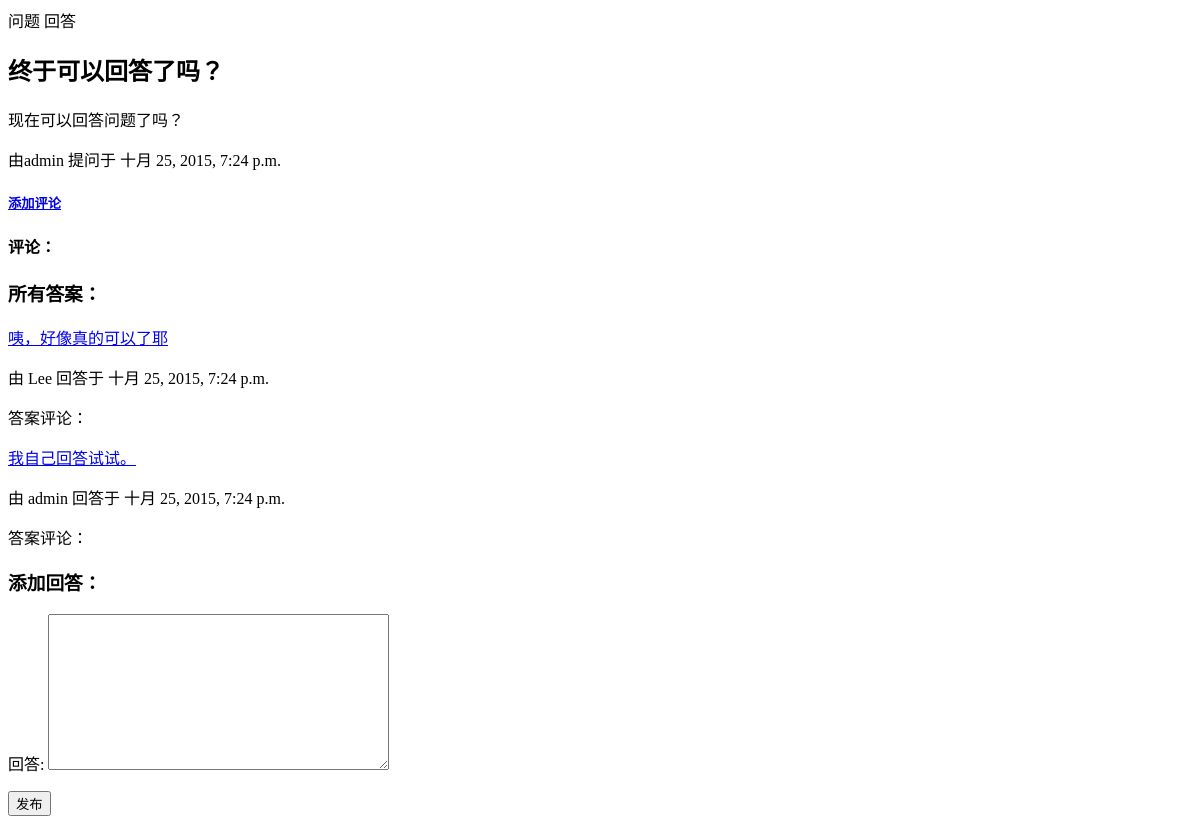
The page /question/62/ on the database as committed earlier.
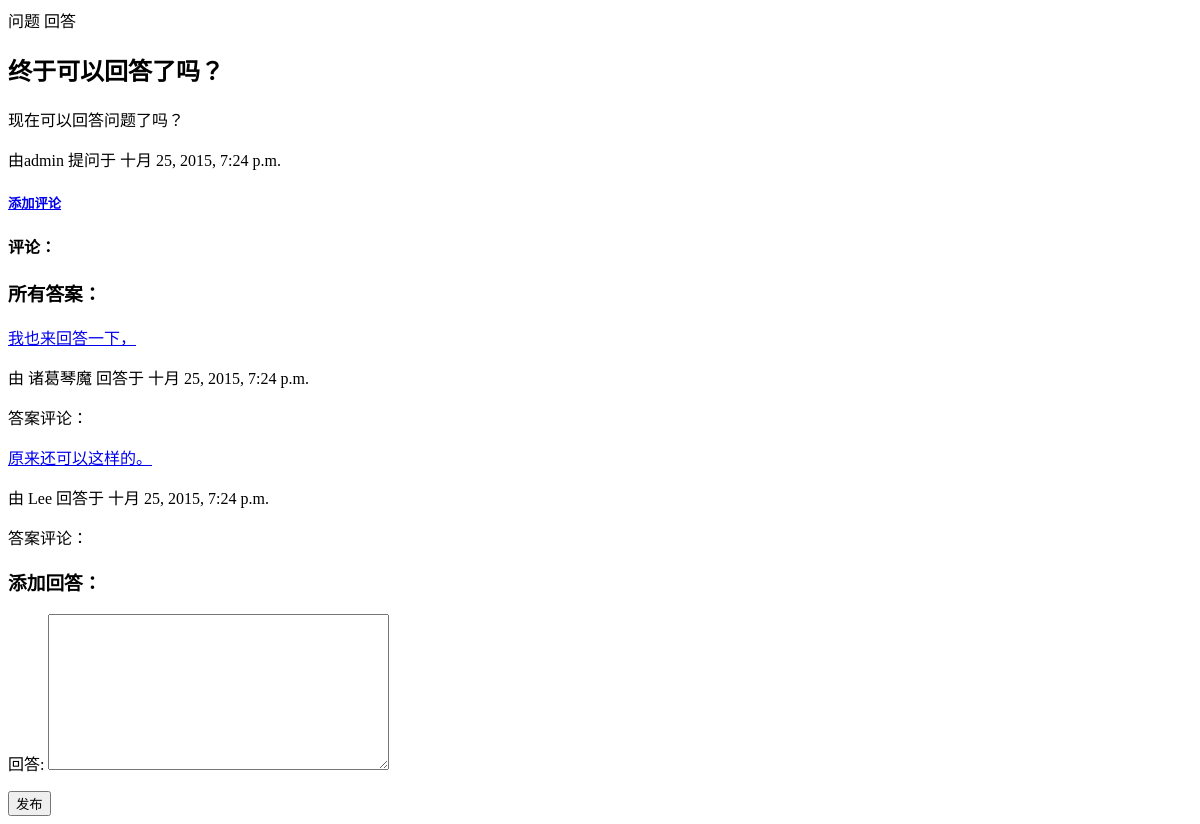
The same page on the database as committed later.
### micq/models.py (models this page shows, shortened)
class Tag(models.Model):
    tag = models.CharField('标签',max_length=100)
    def __unicode__(self):
        return self.tag
    class Meta:
        verbose_name = '标签'
        verbose_name_plural = '标签'

class Question(models.Model):
    title = models.CharField('标题', max_length=150)
    body = models.TextField('问题内容')
    created = models.DateTimeField('创建时间', auto_now_add=True)
    modified = models.DateTimeField('修改时间', auto_now=True)
    user = models.ForeignKey(MyUser, verbose_name='创建者')
    tags = models.ManyToManyField(Tag, verbose_name='标签')
    class Meta:
        verbose_name = '问题'
        verbose_name_plural = '问题'
        ordering = ['-created']

class MyUser(AbstractBaseUser):
    email = models.EmailField(max_length=255, unique=True, db_index=True)
    username = models.CharField(max_length=50, unique=True, db_index=True)
    is_active = models.BooleanField(default=True)
    is_admin = models.BooleanField(default=False)
    sex = models.CharField(choices=(('M', '男'), ('F', '女')), default='M', max_length=5)
    url = models.URLField(null=True, blank=True)
    desc = models.CharField(max_length=2000, null=True, blank=True)
    avatar = models.CharField(max_length=500, null=True, blank=True)
    token = models.CharField(max_length=500, blank=True)
    objects = UserManager()
    USERNAME_FIELD = 'email'
    REQUIRED_FIELDS = ['username']
    class Meta:
        db_table = 'user'
        verbose_name = '用户'
        verbose_name_plural = '用户'

class Answer(models.Model):
    body = models.TextField('答案内容')
    created = models.DateTimeField('创建时间', auto_now_add=True)
    modified = models.DateTimeField('修改时间', auto_now=True)
    count = models.IntegerField('计数', default=0,null=True)
    user = models.ForeignKey(MyUser, verbose_name='创建者')
    question = models.ForeignKey(Question, blank=True, null=True, verbose_name='问题')
    def __unicode__(self):
        return self.body
    class Meta:
        verbose_name = '答案'
        verbose_name_plural = '答案'
        ordering = ['-created']

### micq/views.py (the view)
# urls.py: url(r'^question/(?P<pk>\d+)/$', 'micq.views.question_detail', name='question_detail'),
def question_detail(request, pk):
    try:
        question = Question.objects.get(pk=pk)
    except:
        return HttpResponseRedirect('micq/fail.html')
    answer_form = AnswerForm()
    answer_list = Answer.objects.filter(question=question)
    question_comment_list = Comment.objects.filter(question__pk=pk)
    answer_comment_list = Comment.objects.filter(answer__question__pk=pk)
    c_q = False
    return render(request, 'micq/question_detail.html', locals())

### micq/forms.py
class AnswerForm(forms.ModelForm):
    body = forms.CharField(label='回答', widget=forms.Textarea)
    class Meta:
        model = Answer
        fields = ['body']

### templates/micq/question_detail.html (shortened to what this page needs)
<!DOCTYPE html>
<html lang="en">
<head>
</head>
<body>
    {% for tag in question.tags.all %}
        <span>{{ tag }}</span>
    {% endfor %}
    <h2>{{ question.title }}</h2>
    <p>{{ question.body }}</p>
    <p>由{{ question.user.username }} 提问于 {{ question.created }}</p>
    <h5><a href="{% url 'create_comment' question.pk %}">添加评论</a><h5>
    <h4>评论：</h4>
    <h3>所有答案：</h3>
    {% for answer in answer_list %}
        <p><a href="{% url 'answer_detail' question.pk answer.id %}" target="_blank">{{ answer }}</a></p>
        <p>由 {{ answer.user.username }} 回答于 {{ question.created }}</p>
        <p>答案评论：</p>
    {% endfor %}
    <h3>添加回答：</h3>
    <form action="{% url 'create_answer' question.id %}" method="post">
        {{ answer_form.as_p }}
        <input type="submit" value="发布">
    </form>
</body>
</html>

Rows that differ between the two databases and show on the page:
removed Answer: body "咦，好像真的可以了耶", user.username "Lee", {{ question.created }} "十月 25, 2015, 7:24 p.m."
removed Answer: body "我自己回答试试。", user.username "admin", {{ question.created }} "十月 25, 2015, 7:24 p.m."
added Answer: body "我也来回答一下，", user.username "诸葛琴魔", {{ question.created }} "十月 25, 2015, 7:24 p.m."
added Answer: body "原来还可以这样的。", user.username "Lee", {{ question.created }} "十月 25, 2015, 7:24 p.m."
